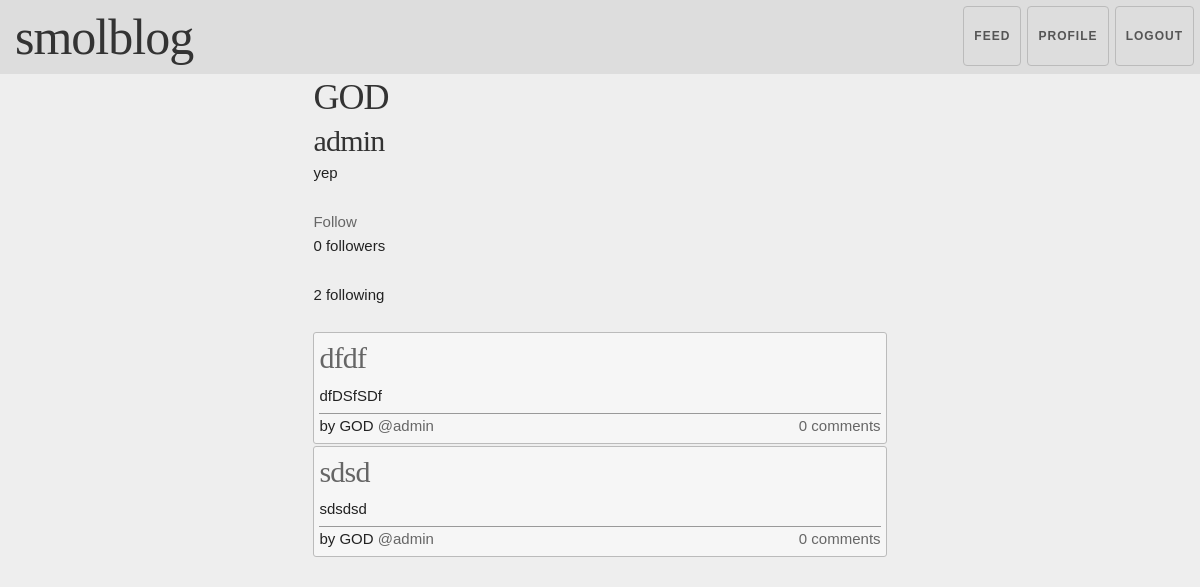
Page /view/u/1 (signed in) on the earlier database version.
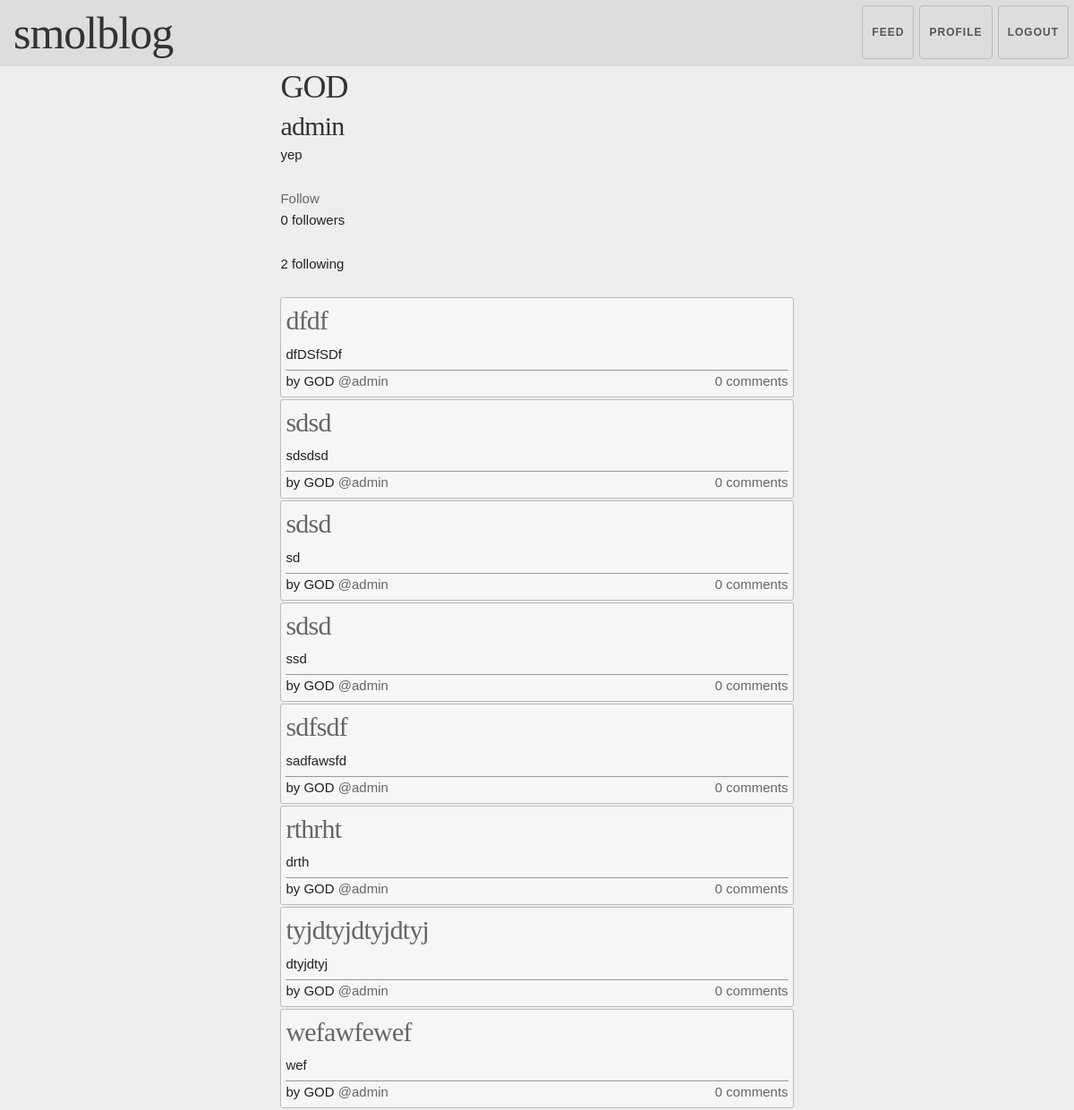
Same page on the later database version.
### app/models.py (models this page shows, shortened)
class User(UserMixin, db.Model):
    id = db.Column(db.Integer, primary_key=True)
    username = db.Column(db.String(64), index=True, unique=True)
    password_hash = db.Column(db.String(128))
    nickname = db.Column(db.String(40), default=same_as('username'))
    about_me = db.Column(db.String(300))
    posts = db.relationship('Post', backref='author', lazy='dynamic')
    comments = db.relationship('Comment', backref='author', lazy='dynamic')
    followed = db.relationship(
        'User', secondary=followers,
        primaryjoin=(followers.c.follower_id == id),
        secondaryjoin=(followers.c.followed_id == id),
        backref=db.backref('followers', lazy='dynamic'), lazy='dynamic')
    @login.user_loader
    def load_user(id):
        return User.query.get(int(id))
    def is_following(self, user):
        return self.followed.filter(
            followers.c.followed_id == user.id).count() > 0
    def follower_count(self):
        return db.session.query(followers).filter(followers.c.followed_id == self.id).count()
    def followed_count(self):
        return db.session.query(followers).filter(followers.c.follower_id == self.id).count()

class Post(db.Model):
    id = db.Column(db.Integer, primary_key=True)
    title = db.Column(db.String(40), nullable=False)
    body = db.Column(db.String(300))
    timestamp = db.Column(db.DateTime, index=True, default=datetime.utcnow)
    user_id = db.Column(db.Integer, db.ForeignKey('user.id'))
    comments = db.relationship('Comment', backref='post', lazy='dynamic')

### app/routes.py (the view)
@app.route('/view/u/<user_id>')
def view_profile(user_id):
    user = User.query.filter_by(id=user_id).first_or_404()
    return render_template('view_profile.html', user=user)

### app/templates/view_profile.html
{% extends "base.html" %}
{% block content %}
  <h3>{{ user.nickname }}</h3>
  <h4>{{ user.username }}</h4>
  {% if user.about_me %}
  <p>{{ user.about_me }}</p>
  {% else %}
  <p>Nothing here yet.</p>
  {% endif %}
  {% if current_user == user %}
  <a href="{{ url_for('edit_profile', user_id=user.id) }}">Edit profile</a>
  {% elif not current_user.is_following(user) %}
  <a href="{{ url_for('follow', user_id=user.id) }}">Follow</a>
  {% else %}
  <a href="{{ url_for('unfollow', user_id=user.id) }}">Unfollow</a>
  {% endif %}
  <p>{{ user.follower_count() }} followers</p>
  <p>{{ user.followed_count() }} following</p>
  {% for post in user.posts %}
    {% include '_post.html' %}
  {% endfor %}
{% endblock %}

### app/templates/base.html (shortened to what this page needs)
<!DOCTYPE html>
<html lang="en" dir="ltr">
  <head>
    <link rel="stylesheet" type="text/css" href="{{ url_for('static', filename='skeleton.css') }}">
    <link rel="stylesheet" type="text/css" href="{{ url_for('static', filename='style.css') }}">
  </head>
  <body>
    <div class="header row u-full-width">
        <div class="logo six columns">
          <h1><a href="{{ url_for('index') }}">smolblog</a></h1>
        </div>
        <div class="nav u-pull-right">
          {% if current_user.is_anonymous %}
          <a class="button" href="{{ url_for('login') }}">Login</a>
          or
          <a class="button" href="{{ url_for('register') }}">Register</a>
          {% else %}
          <a class="button" href="{{ url_for('feed') }}">Feed</a>
          <a class="button" href="{{ url_for('view_profile', user_id=current_user.id) }}">Profile</a>
          <a class="button" href="{{ url_for('logout') }}">Logout</a>
          {% endif %}
        </div>
    </div>
    <div class="content row">
      <div class="six columns offset-by-three columns">
        {% block content %}{% endblock %}
      </div>
    </div>
  </body>
</html>

### app/templates/_post.html (shortened to what this page needs)
<div class="post row">
  <div class="post-title twelve columns">
    <h4><a href="{{ url_for('view_post', post_id=post.id) }}">{{ post.title }}</a></h4>
  </div>
  <div class="post-body twelve columns">
    <p>{{ post.body }}</p>
  </div>
  <div class="post-links row twelve columns">
    <div class="author six columns">
      {% if current_user==post.author %}
      <p>by you, <a href="{{ url_for('edit_post', post_id=post.id) }}">Edit post</a></p>
      {% else %}
      <p>by {{ post.author.nickname }} <a href="{{ url_for('view_profile', user_id=post.author.id) }}">@{{ post.author.username }}</a></p>
      {% endif %}
    </div>
    <div class="comments-count six columns u-pull-right">
      <a class="u-pull-right" href="{{ url_for('view_post', post_id=post.id) }}">{{ post.comments.count() }} comments</a>
    </div>
  </div>
</div>

### app/static/skeleton.css (style rules this page uses)
.column, .columns { width: 100%; float: left; box-sizing: border-box; }
@media (min-width: 550px) { .column, .columns { margin-left: 4%; } }
@media (min-width: 550px) { .column:first-child, .columns:first-child { margin-left: 0; } }
@media (min-width: 550px) { .six.columns { width: 48%; } }
@media (min-width: 550px) { .twelve.columns { width: 100%; margin-left: 0; } }
@media (min-width: 550px) { .offset-by-three.column, .offset-by-three.columns { margin-left: 26%; } }
html { font-size: 62.5%; }
body { font-size: 1.5em; line-height: 1.6; font-weight: 400; font-family: "Raleway", "HelveticaNeue", "Helvetica Neue", Helvetica, Arial, sans-serif; color: #222; }
h1, h2, h3, h4, h5, h6 { margin-top: 0; margin-bottom: 2rem; font-weight: 300; }
h1 { font-size: 4.0rem; line-height: 1.2; letter-spacing: -.1rem; }
h3 { font-size: 3.0rem; line-height: 1.3; letter-spacing: -.1rem; }
h4 { font-size: 2.4rem; line-height: 1.35; letter-spacing: -.08rem; }
@media (min-width: 550px) { h1 { font-size: 5.0rem; } }
@media (min-width: 550px) { h3 { font-size: 3.6rem; } }
@media (min-width: 550px) { h4 { font-size: 3.0rem; } }
p { margin-top: 0; }
a { color: #1EAEDB; }
.button, button, input[type="submit"], input[type="reset"], input[type="button"] { display: inline-block; height: 38px; padding: 0 30px; color: #555; text-align: center; font-size: 11px; font-weight: 600; line-height: 38px; letter-spacing: .1rem; text-transform: uppercase; text-decoration: none; white-space: nowrap; background-color: transparent; border-radius: 4px; border: 1px solid #bbb; cursor: pointer; box-sizing: border-box; }
button, .button { margin-bottom: 1rem; }
pre, blockquote, dl, figure, table, p, ul, ol, form { margin-bottom: 2.5rem; }
.u-full-width { width: 100%; box-sizing: border-box; }
.u-pull-right { float: right; }
.container:after, .row:after, .u-cf { content: ""; display: table; clear: both; }

### app/static/style.css (style rules this page uses)
body { margin:0; padding:0; font-family: sans-serif; background: #eee; }
h1, h2, h3, h4, h5, h6 { color: #333; font-family: 'Georgia', serif; margin: 0; }
.header { background: #ddd; padding: 0.5rem; color: #222; }
.logo { padding: 0.2rem 1rem; }
.logo a { color: #333; text-decoration: none; }
.header .button { margin: 1px; font-size: 12px; padding: 0 10px; width: 100%; }
.nav { width: 100%; }
@media (min-width: 550px) { .header .button { height: 100%; padding: 10px 10px; width: auto; } }
@media (min-width: 550px) { .nav { width: auto; float: right; } }
.content { background: #eee; padding: 0 3px; }
.content a { color: #666; text-decoration: none; }
.post { background: #f6f6f6; border: 1px solid #bbb; border-radius: 3px; margin: 2px 0; padding: 5px; }
.post .author, .post .comments-count { width: 50%; }
.post * { margin: 0; }
.post p { margin: 0; }
.post-body { padding: 5px 0; border-bottom: 1px solid #999; }
@media (min-width: 550px) { .post .author, .post .comments-count { width: 50%; } }

Differences in the rows shown:
added Post: title "sdsd", body "sd", author.nickname "GOD", author.username "admin", comments.count "0"
added Post: title "sdsd", body "ssd", author.nickname "GOD", author.username "admin", comments.count "0"
added Post: title "sdfsdf", body "sadfawsfd", author.nickname "GOD", author.username "admin", comments.count "0"
added Post: title "rthrht", body "drth", author.nickname "GOD", author.username "admin", comments.count "0"
added Post: title "tyjdtyjdtyjdtyj", body "dtyjdtyj", author.nickname "GOD", author.username "admin", comments.count "0"
added Post: title "wefawfewef", body "wef", author.nickname "GOD", author.username "admin", comments.count "0"
